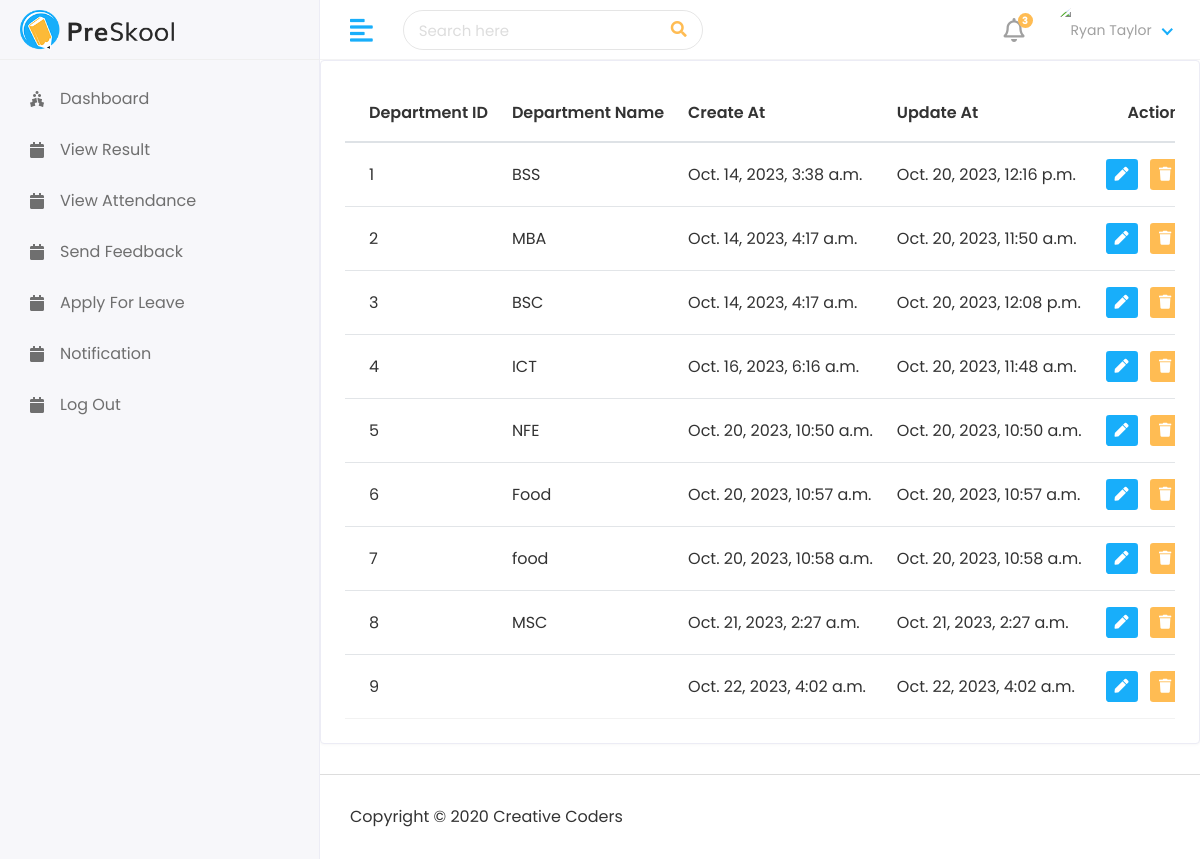
/myAdmin/Student/departmentList, run on the app's committed database.
### myApp/models.py (models this page shows, shortened)
class courseModel(models.Model):
    name=models.CharField(max_length=100)
    createat=models.DateTimeField(auto_now_add=True)
    updateat=models.DateTimeField(auto_now=True)

### myProject/views.py (the view)
# urls.py: path('myAdmin/Student/departmentList', views.departmentList,name="departmentList"),
def departmentList(request):
    department = courseModel.objects.all()
    context = {
        "department": department,
    }
    return render(request,"myAdmin/departmentList.html",context)

### template/myAdmin/departmentList.html
{% extends 'base.html' %}
{% block content %}
<div class="row">
    <div class="col-sm-12">
       <div class="card card-table">
          <div class="card-body">
             <div class="table-responsive">
                <table class="table table-hover table-center mb-0 datatable">
                   <thead>
                      <tr>
                        <th>Department ID</th>
                         <th>Department Name</th>
                         <th>Create At</th>
                         <th>Update At</th>
                         <th class="text-right">Action</th>
                      </tr>
                   </thead>
                   <tbody>
                     {% for d in  department%}
                     <tr>
                         <td>{{d.id}}</td>
                         <td>{{d.name}}</td>
                         <td>{{d.createat}}</td>
                         <td>{{d.updateat}}</td>
                         <td class="text-right">
                            <div class="actions">
                               <a href=" {% url 'editDepartment' d.id %} " class="btn btn-sm bg-success-light mr-2">
                               <i class="fas fa-pen"></i>
                               </a>
                               <a href="" class="btn btn-sm bg-danger-light">
                               <i class="fas fa-trash"></i>
                               </a>
                            </div>
                         </td>
                      </tr>
                      {% endfor %}
                   </tbody>
                </table>
             </div>
          </div>
       </div>
    </div>
 </div>
{% endblock %}

### template/base.html (shortened to what this page needs)
<!DOCTYPE html>
{% load static %}
<html lang="en">
   <head>
      <link rel="stylesheet" href=" {% static 'assets/plugins/bootstrap/css/bootstrap.min.css' %} ">
      <link rel="stylesheet" href=" {% static 'assets/plugins/fontawesome/css/fontawesome.min.css' %} ">
      <link rel="stylesheet" href=" {% static 'assets/plugins/fontawesome/css/all.min.css' %} ">
      <link rel="stylesheet" href=" {% static 'assets/css/style.css' %} ">
      <link rel="stylesheet" href="{% static 'assets/plugins/datatables/datatables.min.css' %}">
   </head>
   <body>
      <div class="main-wrapper">
         {% include 'includes/header.html' %}
         {% include 'includes/sidebar.html' %}
         <div class="page-wrapper">
            {% block content %}
            {% endblock content %}
         {% include 'includes/footer.html' %}
         </div>
      </div>
   </body>
</html>

### template/includes/header.html (shortened to what this page needs)
{% load static %}
<div class="header">
    <div class="header-left">
       <a href=" {% url 'adminPage' %} " class="logo">
       <img src=" {% static 'assets/img/logo.png' %} " alt="Logo">
       </a>
    </div>
    <a href="javascript:void(0);" id="toggle_btn">
    <i class="fas fa-align-left"></i>
    </a>
    <div class="top-nav-search">
       <form>
          <input type="text" class="form-control" placeholder="Search here">
          <button class="btn" type="submit"><i class="fas fa-search"></i></button>
       </form>
    </div>
    <ul class="nav user-menu">
       <li class="nav-item dropdown noti-dropdown">
          <a href="#" class="dropdown-toggle nav-link" data-toggle="dropdown">
          <i class="far fa-bell"></i> <span class="badge badge-pill">3</span>
          </a>
       </li>
       <li class="nav-item dropdown has-arrow">
          <a href="#" class="dropdown-toggle nav-link" data-toggle="dropdown">
          <span class="user-img"><img class="rounded-circle" src=" /{{user.profile_pic}} " width="31" alt="Ryan Taylor"></span>
          </a>
       </li>
    </ul>
 </div>

### template/includes/sidebar.html (shortened to what this page needs)
{% load active_link_tags %}
<div class="sidebar" id="sidebar">
   <div class="sidebar-inner slimscroll">
      <div id="sidebar-menu" class="sidebar-menu">
         {% if user.user_type == '1' %}
         <ul>
            <li class="menu-title">
               <span>Main Menu</span>
            </li>
            <li  class=" {% active_link 'adminPage' 'active' %} ">
               <a href=" {% url 'adminPage' %} "><i class="fas fa-holly-berry"></i> <span>Dashboard</span></a>
            </li>
            <li class="submenu  {% active_link 'studentList' 'active' %}  {% active_link 'addStudent' 'active' %} ">
               <a href="#"><i class="fas fa-user-graduate"></i> <span> Students</span> <span class="menu-arrow"></span></a>
               <ul>
                  <li><a href=" {% url 'studentList' %} ">Student List</a></li>
                  <li><a href=" {% url 'addStudent' %} ">Student Add</a></li>
               </ul>
            </li>
            <li class="submenu {% active_link 'teacherList' 'active' %}  {% active_link 'addTeacher' 'active' %} ">
               <a href="#"><i class="fas fa-chalkboard-teacher"></i> <span> Teachers</span> <span class="menu-arrow"></span></a>
               <ul>
                  <li><a href=" {% url 'teacherList' %} ">Teacher List</a></li>
                  <li><a href=" {% url 'addTeacher' %} ">Teacher Add</a></li>
               </ul>
            </li>
            <li class="submenu {% active_link 'departmentList' 'active' %}  {% active_link 'addDepartment' 'active' %} ">
               <a href="#"><i class="fas fa-building"></i> <span> Departments</span> <span class="menu-arrow"></span></a>
               <ul>
                  <li><a href=" {% url 'departmentList' %} ">Department List</a></li>
                  <li><a href=" {% url 'addDepartment' %} ">Department Add</a></li>
               </ul>
            </li>
            <li class="submenu  {% active_link 'subjectList' 'active' %}  {% active_link 'addSubject' 'active' %} ">
               <a href="#"><i class="fas fa-book-reader"></i> <span> Subjects</span> <span class="menu-arrow"></span></a>
               <ul>
                  <li><a href=" {% url 'subjectList' %} ">Subject List</a></li>
                  <li><a href=" {% url 'addSubject' %} ">Subject Add</a></li>
               </ul>
            </li>
            <li class="submenu  ">
               <a href="#"><i class="fas fa-book-reader"></i> <span> Session</span> <span class="menu-arrow"></span></a>
               <ul>
                  <li><a href=" {% url 'addSession' %} ">Add Session</a></li>
                  <li><a href=" {% url 'sessionList' %} ">Session List</a></li>
               </ul>
            </li>
            <li  class=" {% active_link 'SentTeacherNotification' 'active' %} ">
               <a href=" {% url 'SentTeacherNotification' %} "><i class="fas fa-bell"></i> <span>Sent Teacher Notification</span></a>
            </li>
            <li  class=" {% active_link 'sentStudentNotification' 'active' %} ">
               <a href=" {% url 'sentStudentNotification' %}  "><i class="fas fa-bell"></i> <span>Sent Student Notification</span></a>
            </li>
            <li  class=" {% active_link 'teacherLeavelist' 'active' %} ">
               <a href=" {% url 'teacherLeavelist' %} "><i class="fas fa-holly-berry"></i> <span>Teacher Leave</span></a>
            </li>
            <li  class="  ">
               <a href=" {% url 'teacherFeedbackPageList' %} "><i class="fas fa-holly-berry"></i> <span>Teacher Feedback</span></a>
            </li>
         </ul>
         {% else %}
         <ul>
            <li  class="  ">
               <a href=" {% url 'studentPage' %} "><i class="fas fa-holly-berry"></i> <span>Dashboard</span></a>
            </li>
            <li  class=" ">
               <a href=" "><i class="fas fa-calendar"></i> <span>View Result</span></a>
            </li>
            <li  class=" ">
               <a href=" "><i class="fas fa-calendar"></i> <span>View Attendance</span></a>
            </li>
            <li  class=" ">
               <a href=" "><i class="fas fa-calendar"></i> <span>Send Feedback</span></a>
            </li>
            <li  class="  {% active_link 'studentApplyForLeavePage' 'active' %} ">
               <a href=" {% url 'studentApplyForLeavePage' %} "><i class="fas fa-calendar"></i> <span>Apply For Leave</span></a>
            </li>
            <li  class=" {% active_link 'studentNotificationPage' 'active' %} ">
               <a href=" {% url 'studentNotificationPage' %} "><i class="fas fa-calendar"></i> <span>Notification</span></a>
            </li>
            <li  class=" ">
               <a href=" "><i class="fas fa-calendar"></i> <span>Log Out</span></a>
            </li>
         </ul>
         {% endif %}
      </div>
   </div>
</div>

### template/includes/footer.html
{% load static %}
<footer>
    <p>Copyright © 2020 Creative Coders</p>
 </footer>

### data on the page
courseModel: id "1", name "BSS", createat "Oct. 14, 2023, 3:38 a.m.", updateat "Oct. 20, 2023, 12:16 p.m."
courseModel: id "2", name "MBA", createat "Oct. 14, 2023, 4:17 a.m.", updateat "Oct. 20, 2023, 11:50 a.m."
courseModel: id "3", name "BSC", createat "Oct. 14, 2023, 4:17 a.m.", updateat "Oct. 20, 2023, 12:08 p.m."
courseModel: id "4", name "ICT", createat "Oct. 16, 2023, 6:16 a.m.", updateat "Oct. 20, 2023, 11:48 a.m."
courseModel: id "5", name "NFE", createat "Oct. 20, 2023, 10:50 a.m.", updateat "Oct. 20, 2023, 10:50 a.m."
courseModel: id "6", name "Food", createat "Oct. 20, 2023, 10:57 a.m.", updateat "Oct. 20, 2023, 10:57 a.m."
courseModel: id "7", name "food", createat "Oct. 20, 2023, 10:58 a.m.", updateat "Oct. 20, 2023, 10:58 a.m."
courseModel: id "8", name "MSC", createat "Oct. 21, 2023, 2:27 a.m.", updateat "Oct. 21, 2023, 2:27 a.m."
courseModel: id "9", createat "Oct. 22, 2023, 4:02 a.m.", updateat "Oct. 22, 2023, 4:02 a.m."
